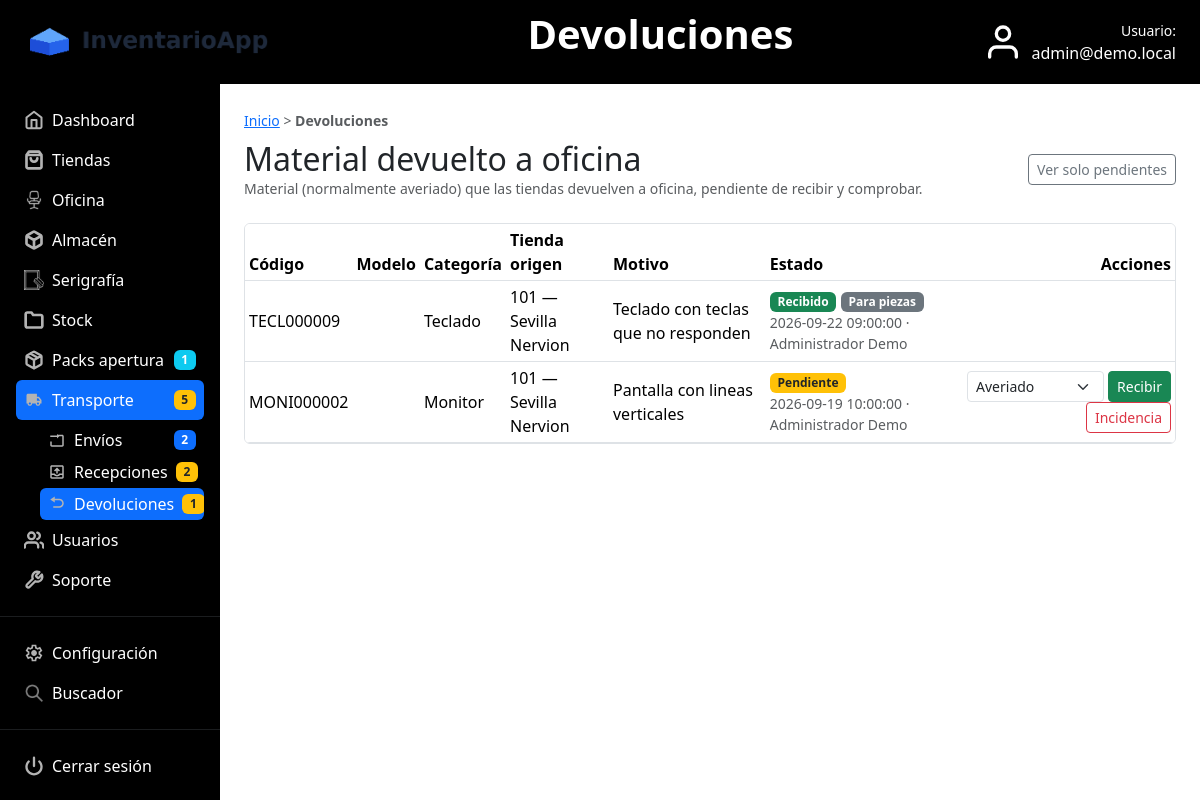
/controller/devolucion.php?ver=todas (signed in), run on the app's committed database.
### tables this page shows
CREATE TABLE `devolucion` (
  `id` int(11) NOT NULL AUTO_INCREMENT,
  `id_producto` int(11) NOT NULL,
  `id_tienda_origen` int(11) NOT NULL,
  `slot_origen` varchar(30) NOT NULL DEFAULT '',
  `motivo` varchar(255) DEFAULT NULL,
  `estado` enum('pendiente','recibido','incidencia') NOT NULL DEFAULT 'pendiente',
  `fecha_solicitud` datetime NOT NULL DEFAULT current_timestamp(),
  `usuario_solicitud` varchar(100) DEFAULT NULL,
  `fecha_recepcion` datetime DEFAULT NULL,
  `usuario_recepcion` varchar(100) DEFAULT NULL,
  `condicion_final` varchar(20) DEFAULT NULL,
  `observaciones` varchar(255) DEFAULT NULL,
  `id_envio` int(11) DEFAULT NULL,
  PRIMARY KEY (`id`),
  KEY `idx_estado` (`estado`)
);

CREATE TABLE `producto` (
  `id` int(11) NOT NULL AUTO_INCREMENT,
  `codigo` varchar(50) NOT NULL,
  `modelo` varchar(80) NOT NULL,
  `id_categoria` int(11) NOT NULL,
  `estado` varchar(20) NOT NULL,
  `subtipo` varchar(50) NOT NULL DEFAULT '',
  PRIMARY KEY (`id`),
  UNIQUE KEY `codigo` (`codigo`),
  KEY `id_categoria` (`id_categoria`),
  CONSTRAINT `producto_ibfk_1` FOREIGN KEY (`id_categoria`) REFERENCES `categoria` (`id`)
);

CREATE TABLE `categoria` (
  `id` int(11) NOT NULL AUTO_INCREMENT,
  `nombre` varchar(50) NOT NULL,
  PRIMARY KEY (`id`)
);

CREATE TABLE `tienda` (
  `id` int(11) NOT NULL AUTO_INCREMENT,
  `numero` int(11) NOT NULL,
  `nombre` varchar(100) NOT NULL,
  `id_sociedad` int(11) NOT NULL DEFAULT 1,
  `movil` varchar(20) NOT NULL,
  `fijo` varchar(20) NOT NULL,
  `email` varchar(100) NOT NULL,
  `observaciones` varchar(255) NOT NULL,
  `anydesk_equipo1` varchar(50) NOT NULL DEFAULT '',
  `pos_equipo1` varchar(30) DEFAULT NULL,
  `caja_equipo1` varchar(30) DEFAULT NULL,
  `anydesk_equipo2` varchar(50) NOT NULL DEFAULT '',
  `pos_equipo2` varchar(30) DEFAULT NULL,
  `caja_equipo2` varchar(30) DEFAULT NULL,
  `operadora` varchar(30) NOT NULL DEFAULT '',
  `ip_fija` varchar(50) NOT NULL DEFAULT '',
  `vpn` varchar(30) NOT NULL DEFAULT '',
  `id_cluster_manager` int(11) DEFAULT NULL,
  `estado` enum('activa','cerrada','en_apertura') NOT NULL DEFAULT 'activa',
  PRIMARY KEY (`id`),
  KEY `fk_tienda_sociedad` (`id_sociedad`),
  CONSTRAINT `fk_tienda_sociedad` FOREIGN KEY (`id_sociedad`) REFERENCES `sociedad` (`id`)
);

### controller/devolucion.php (called while the page is built, shortened)
<?php
include_once '../model/Devolucion.php';
$conexion = InventarioDB::connectDB();
$condicionesDesenlace = array(
    'averiado' => 'Averiado',
    'en_garantia' => 'En garantía',
    'en_reparacion' => 'En reparación',
    'para_piezas' => 'Para piezas',
    'desechado' => 'Desechado'
);
$verTodas = false;
if (isset($_GET['ver']) && $_GET['ver'] == 'todas') {
    $verTodas = true;
}
$devoluciones = Devolucion::listar($conexion, !$verTodas);
include_once '../view/devolucion_view.php';
exit;

### model/Devolucion.php (called while the page is built, shortened)
<?php
class Devolucion
{
    public static function listar($cn, $soloAbiertas)
    {
        $filtro = '';
        $consulta = "
            SELECT
                d.id, d.slot_origen, d.motivo, d.estado,
                d.fecha_solicitud, d.usuario_solicitud,
                d.fecha_recepcion, d.usuario_recepcion,
                d.condicion_final, d.observaciones,
                p.codigo AS codigo, p.modelo AS modelo,
                c.nombre AS categoria,
                t.numero AS tienda_numero, t.nombre AS tienda_nombre
            FROM devolucion d
            INNER JOIN producto p ON p.id = d.id_producto
            LEFT JOIN categoria c ON c.id = p.id_categoria
            LEFT JOIN tienda t ON t.id = d.id_tienda_origen
            $filtro
            ORDER BY d.fecha_solicitud DESC, d.id DESC
        ";
        $stmt = $cn->query($consulta);
        return $stmt->fetchAll(PDO::FETCH_OBJ);
    }
}

### view/devolucion_view.php (the view, shortened to what this page needs)
<!DOCTYPE html>
<html lang="es">
<head>
    <link rel="stylesheet" href="../view/css/bootstrap.min.css">
    <link rel="stylesheet" href="../view/css/estilos.css">
</head>
<body class="d-flex flex-column min-vh-100">
    <?php $tituloPagina = 'Devoluciones'; include_once 'menu.php'; ?>
    <main class="container-fluid flex-grow-1 d-flex p-0">
        <div class="d-flex flex-grow-1 w-100">
            <?php include_once 'sidebar.php'; ?>
            <section class="flex-grow-1 p-4" style="min-width:0;">
                <div class="mb-2">
                    <small class="text-muted">
                        <a href="index.php">Inicio</a> &gt; <strong>Devoluciones</strong>
                    </small>
                </div>
                <div class="d-flex justify-content-between align-items-center mb-4 flex-wrap gap-2">
                    <div>
                        <h2 class="mb-0">Material devuelto a oficina</h2>
                        <div class="text-muted small">Material (normalmente averiado) que las tiendas devuelven a oficina, pendiente de recibir y comprobar.</div>
                    </div>
                    <div>
                        <?php if (isset($verTodas) && $verTodas) { ?>
                            <a href="devolucion.php" class="btn btn-outline-secondary btn-sm">Ver solo pendientes</a>
                        <?php } else { ?>
                            <a href="devolucion.php?ver=todas" class="btn btn-outline-secondary btn-sm">Ver todo el histórico</a>
                        <?php } ?>
                    </div>
                </div>
                <?php if (isset($devoluciones) && count($devoluciones) > 0) { ?>
                    <div class="border rounded table-responsive">
                        <table class="table table-sm mb-0 align-middle">
                            <thead>
                                <tr>
                                    <th>Código</th>
                                    <th>Modelo</th>
                                    <th>Categoría</th>
                                    <th>Tienda origen</th>
                                    <th>Motivo</th>
                                    <th>Estado</th>
                                    <th class="text-end">Acciones</th>
                                </tr>
                            </thead>
                            <tbody>
                                <?php foreach ($devoluciones as $item) { ?>
                                    <tr>
                                        <td><?php echo $item->codigo; ?></td>
                                        <td><?php echo $item->modelo; ?></td>
                                        <td><?php if (isset($item->categoria)) { echo $item->categoria; } ?></td>
                                        <td>
                                            <?php if (isset($item->tienda_numero)) { echo $item->tienda_numero; } ?>
                                            <?php if (isset($item->tienda_nombre) && $item->tienda_nombre != '') { ?>
                                                — <?php echo $item->tienda_nombre; ?>
                                            <?php } ?>
                                        </td>
                                        <td>
                                            <?php if (isset($item->motivo) && $item->motivo != '') { ?>
                                                <?php echo $item->motivo; ?>
                                            <?php } else { ?>
                                                <span class="text-muted">—</span>
                                            <?php } ?>
                                        </td>
                                        <td>
                                            <?php if ($item->estado == 'pendiente') { ?>
                                                <span class="badge bg-warning text-dark">Pendiente</span>
                                                <div class="text-muted small">
                                                    <?php echo $item->fecha_solicitud; ?>
                                                    <?php if (isset($item->usuario_solicitud) && $item->usuario_solicitud != '') { ?>
                                                        · <?php echo $item->usuario_solicitud; ?>
                                                    <?php } ?>
                                                </div>
                                            <?php } ?>
                                            <?php if ($item->estado == 'recibido') { ?>
                                                <span class="badge bg-success">Recibido</span>
                                                <?php if (isset($item->condicion_final) && $item->condicion_final != '') { ?>
                                                    <?php
                                                        $etqFinal = $item->condicion_final;
                                                        if (isset($condicionesDesenlace[$item->condicion_final])) {
                                                            $etqFinal = $condicionesDesenlace[$item->condicion_final];
                                                        }
                                                    ?>
                                                    <span class="badge bg-secondary"><?php echo $etqFinal; ?></span>
                                                <?php } ?>
                                                <div class="text-muted small">
                                                    <?php echo $item->fecha_recepcion; ?>
                                                    <?php if (isset($item->usuario_recepcion) && $item->usuario_recepcion != '') { ?>
                                                        · <?php echo $item->usuario_recepcion; ?>
                                                    <?php } ?>
                                                </div>
                                            <?php } ?>
                                        </td>
                                        <td class="text-end">
                                            <?php if ($item->estado == 'pendiente') { ?>
                                                <form method="post" action="devolucion.php?action=recibir" class="d-inline-flex align-items-center gap-1">
                                                    <select name="condicion_final" class="form-select form-select-sm" style="width:auto;">
                                                        <?php foreach ($condicionesDesenlace as $valor => $etiqueta) { ?>
                                                            <option value="<?php echo $valor; ?>"><?php echo $etiqueta; ?></option>
                                                        <?php } ?>
                                                    </select>
                                                    <button type="submit" class="btn btn-success btn-sm">Recibir</button>
                                                </form>
                                                <button type="button" class="btn btn-outline-danger btn-sm"
                                                        data-bs-toggle="collapse"
                                                        data-bs-target="#inc<?php echo $item->id; ?>">
                                                    Incidencia
                                                </button>
                                            <?php } ?>
                                        </td>
                                    </tr>
                                <?php } ?>
                            </tbody>
                        </table>
                    </div>
                <?php } else { ?>
                    <div class="alert alert-success">No hay devoluciones pendientes. Todo comprobado. 🎉</div>
                <?php } ?>
            </section>
        </div>
    </main>
</body>
</html>

### data on the page
devolucion: id_producto.codigo "TECL000009", categoria.nombre "Teclado", tienda.numero "101", tienda.nombre "Sevilla Nervion", motivo "Teclado con teclas que no responden", condicion_final "Para piezas", fecha_recepcion "2026-09-22 09:00:00", usuario_recepcion "Administrador Demo"
devolucion: id_producto.codigo "MONI000002", categoria.nombre "Monitor", tienda.numero "101", tienda.nombre "Sevilla Nervion", motivo "Pantalla con lineas verticales", fecha_solicitud "2026-09-19 10:00:00", usuario_solicitud "Administrador Demo"

### other printed values
$tituloPagina "Devoluciones"
$_SESSION['usuario'] "admin@demo.local"
$packsEnCurso "1"
$totalTransporte "5"
$enviosEnCurso "2"
form field condicion_final "Averiado"
